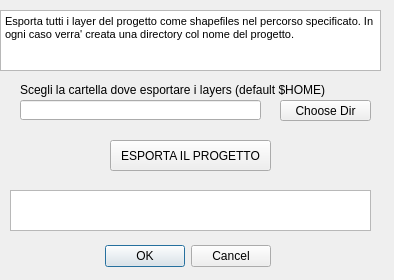
<?xml version="1.0" encoding="UTF-8"?>
<ui version="4.0">
 <class>ProgettoPNIDockWidgetBase</class>
 <widget class="QDialog" name="ProgettoPNIDockWidgetBase">
  <property name="geometry">
   <rect>
    <x>0</x>
    <y>0</y>
    <width>394</width>
    <height>280</height>
   </rect>
  </property>
  <property name="windowTitle">
   <string>ProgettoPNI</string>
  </property>
  <widget class="QDialogButtonBox" name="button_box">
   <property name="geometry">
    <rect>
     <x>90</x>
     <y>240</y>
     <width>181</width>
     <height>32</height>
    </rect>
   </property>
   <property name="orientation">
    <enum>Qt::Horizontal</enum>
   </property>
   <property name="standardButtons">
    <set>QDialogButtonBox::Cancel|QDialogButtonBox::Ok</set>
   </property>
  </widget>
  <widget class="QTextBrowser" name="txtHelp">
   <property name="geometry">
    <rect>
     <x>0</x>
     <y>10</y>
     <width>381</width>
     <height>61</height>
    </rect>
   </property>
   <property name="html">
    <string>&lt;!DOCTYPE HTML PUBLIC &quot;-//W3C//DTD HTML 4.0//EN&quot; &quot;http://www.w3.org/TR/REC-html40/strict.dtd&quot;&gt;
&lt;html&gt;&lt;head&gt;&lt;meta name=&quot;qrichtext&quot; content=&quot;1&quot; /&gt;&lt;style type=&quot;text/css&quot;&gt;
p, li { white-space: pre-wrap; }
&lt;/style&gt;&lt;/head&gt;&lt;body style=&quot; font-family:'MS Shell Dlg 2'; font-size:8.15094pt; font-weight:400; font-style:normal;&quot;&gt;
&lt;p style=&quot; margin-top:0px; margin-bottom:0px; margin-left:0px; margin-right:0px; -qt-block-indent:0; text-indent:0px;&quot;&gt;&lt;span style=&quot; font-size:8.15094pt;&quot;&gt;Esporta tutti i layer del progetto come shapefiles nel percorso specificato. In ogni caso verra' creata una directory col nome del progetto.&lt;/span&gt;&lt;/p&gt;&lt;/body&gt;&lt;/html&gt;</string>
   </property>
  </widget>
  <widget class="QToolButton" name="exportBtn">
   <property name="enabled">
    <bool>true</bool>
   </property>
   <property name="geometry">
    <rect>
     <x>110</x>
     <y>140</y>
     <width>161</width>
     <height>31</height>
    </rect>
   </property>
   <property name="text">
    <string>ESPORTA IL PROGETTO</string>
   </property>
  </widget>
  <widget class="QTextBrowser" name="txtFeedback">
   <property name="geometry">
    <rect>
     <x>10</x>
     <y>190</y>
     <width>361</width>
     <height>41</height>
    </rect>
   </property>
  </widget>
  <widget class="QWidget" name="layoutWidget">
   <property name="geometry">
    <rect>
     <x>0</x>
     <y>0</y>
     <width>2</width>
     <height>2</height>
    </rect>
   </property>
   <layout class="QVBoxLayout" name="verticalLayout"/>
  </widget>
  <widget class="QToolButton" name="dirBrowse_btn">
   <property name="enabled">
    <bool>true</bool>
   </property>
   <property name="geometry">
    <rect>
     <x>280</x>
     <y>100</y>
     <width>91</width>
     <height>21</height>
    </rect>
   </property>
   <property name="text">
    <string>Choose Dir</string>
   </property>
  </widget>
  <widget class="QLineEdit" name="dirBrowse_txt">
   <property name="enabled">
    <bool>true</bool>
   </property>
   <property name="geometry">
    <rect>
     <x>20</x>
     <y>100</y>
     <width>241</width>
     <height>20</height>
    </rect>
   </property>
  </widget>
  <widget class="QLabel" name="label_14">
   <property name="geometry">
    <rect>
     <x>20</x>
     <y>80</y>
     <width>351</width>
     <height>20</height>
    </rect>
   </property>
   <property name="text">
    <string>Scegli la cartella dove esportare i layers (default $HOME)</string>
   </property>
  </widget>
  <zorder>layoutWidget</zorder>
  <zorder>button_box</zorder>
  <zorder>txtHelp</zorder>
  <zorder>exportBtn</zorder>
  <zorder>txtFeedback</zorder>
  <zorder>dirBrowse_btn</zorder>
  <zorder>dirBrowse_txt</zorder>
  <zorder>label_14</zorder>
 </widget>
 <resources/>
 <connections>
  <connection>
   <sender>button_box</sender>
   <signal>accepted()</signal>
   <receiver>ProgettoPNIDockWidgetBase</receiver>
   <slot>accept()</slot>
   <hints>
    <hint type="sourcelabel">
     <x>20</x>
     <y>20</y>
    </hint>
    <hint type="destinationlabel">
     <x>20</x>
     <y>20</y>
    </hint>
   </hints>
  </connection>
  <connection>
   <sender>button_box</sender>
   <signal>rejected()</signal>
   <receiver>ProgettoPNIDockWidgetBase</receiver>
   <slot>reject()</slot>
   <hints>
    <hint type="sourcelabel">
     <x>20</x>
     <y>20</y>
    </hint>
    <hint type="destinationlabel">
     <x>20</x>
     <y>20</y>
    </hint>
   </hints>
  </connection>
 </connections>
</ui>
